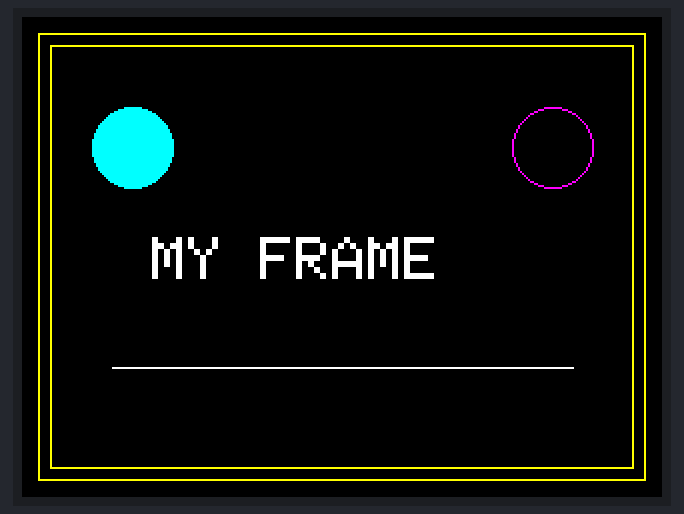
Simulated run of this sketch. Board: ESP32. Parts: 320×240 colour display.

Above: at 0.3 s.

The sketch:

soda-frame.ino
```cpp
#include <Adafruit_GFX.h>
#include <Adafruit_ST7789.h>
#include <SPI.h>

#define TFT_MOSI 11
#define TFT_CLK 12
#define TFT_CS 13
#define TFT_DC 7
#define TFT_RST 6
SPIClass hspi(HSPI);
Adafruit_ST7789 tft(&hspi, TFT_CS, TFT_DC, TFT_RST);

void setup() {
  // LCD 준비 — 이 부분은 그대로 두세요.
  hspi.begin(TFT_CLK, -1, TFT_MOSI, TFT_CS);
  tft.init(240, 320);
  tft.setSPISpeed(4000000);
  tft.setRotation(3);
  tft.invertDisplay(true);

  // [수정 1] 액자 색상: BLACK, BLUE, GREEN 등으로 바꿔보세요.
  tft.fillScreen(ST77XX_BLACK);
  tft.drawRect(8, 8, 304, 224, ST77XX_YELLOW);
  tft.drawRect(14, 14, 292, 212, ST77XX_YELLOW);
  // [/수정 1]

  // [수정 2] 장식 위치·크기: x, y, 반지름을 바꿔보세요.
  tft.fillCircle(55, 65, 20, ST77XX_CYAN);
  tft.drawCircle(265, 65, 20, ST77XX_MAGENTA);
  tft.drawLine(45, 175, 275, 175, ST77XX_WHITE);
  // [/수정 2]

  // [수정 3] 액자 제목: 따옴표 안을 영문 이름이나 문구로 바꿔보세요.
  tft.setTextColor(ST77XX_WHITE);
  tft.setTextSize(3);
  tft.setCursor(65, 110);
  tft.print("MY FRAME");
  // [/수정 3]
}

void loop() {
}
```
